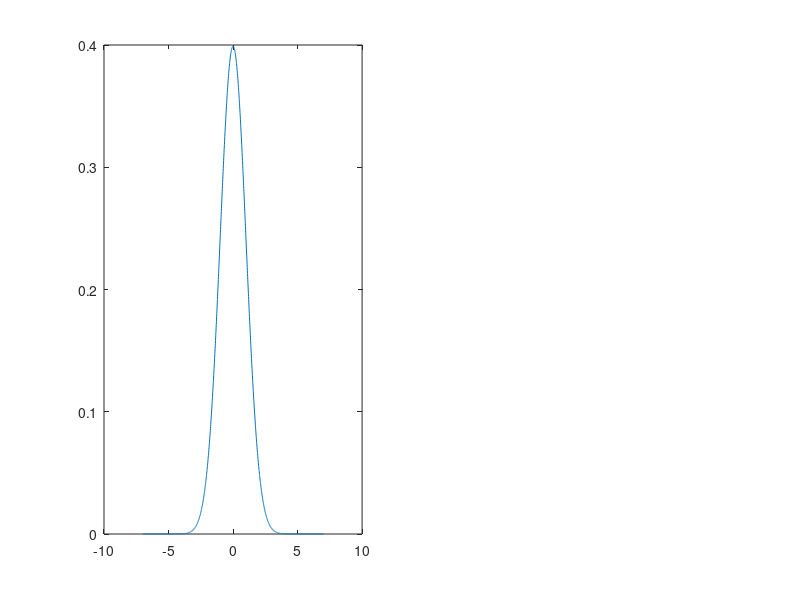

MATLAB code to generate this figure: (Note: this script raises an error after producing the figure.)
close all




%% NOISE VOLTAGE DISTRIBUTION AND VT CALCULATION

%probability of false alarm
Pfa = 0.5e-1;

%possible voltages
x = -7:.01:7;
%standard deviation of noise
std_dev = 1/sqrt(1);
%defining PDF of noise voltage
pd = makedist('Normal','Sigma',std_dev);
H0 =  pdf(pd,x);

%determining voltage threshold
Vt =  norminv(1- Pfa,0, std_dev);

%plotting
subplot(1,2,1)
plot(x,H0)
hold on
xline(Vt)
hold off
xlabel("Voltage")
ylabel("Probability")
title("VOLTAGE PDF WITH THRESHOLD VOLTAGE PLOTTED")

%% CUMULATIVE VOLTAGE DISTRIBUTION OF NOISE

right_pfa = 1 - cdf('Normal',Vt,0,std_dev);

subplot(1,2,2)
plot(x,cdf('Normal',x,0,std_dev))
hold on
xline(right_pfa)
xlabel("Voltage")
ylabel("Cumulative Probability")
title("CDF OF NOISE VOLTAGE WITH PROBABILITY OF FALSE ALARM")

%% SIGNAL DISTRIBUTION
Pd = 0.1;
%lower bound to include 80% of H1 above threshold
norm_area_right_pd = 1- Pd;

%converting area of norm to threshold value

d_thresh = norminv(norm_area_right_pd,0,std_dev);

%plotting cdf of H1
figure
plot(x,cdf('Normal',x,0,std_dev));
xline(d_thresh)
title("plot showing CDF H1 with pd")

%plotting pdf of H1
pd_pd = makedist('Normal','Sigma',std_dev, 'mu', 0);

%ploting pdf of H1 with threshold
figure
plot(x,pdf(pd_pd,x))
title("plot showing PDF H1 with pd")
hold on
xline(d_thresh)

%% PLOTTING BOTH
H1 = pdf(pd_pd,x);

m = Vt - d_thresh
m2 = m^2
snr = m2/(std_dev^2)
snr_db = 10*log10(snr)

figure
plot(x, H0)
hold on
plot(x+Vt-d_thresh, H1)
hold on
xline(Vt)


























